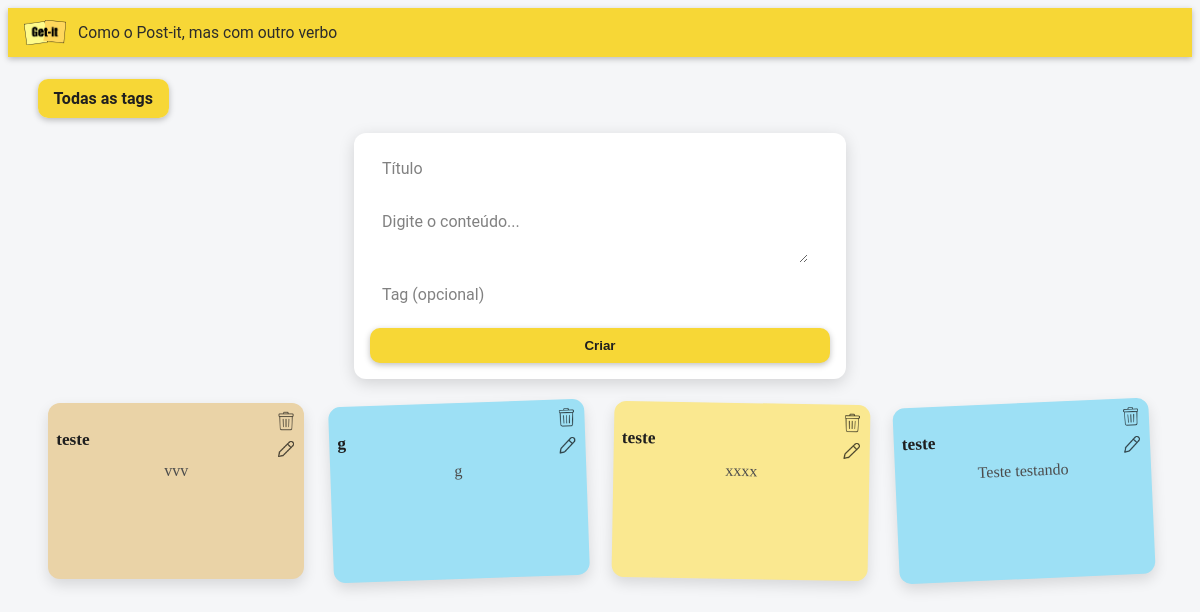
The app's page /, older data.
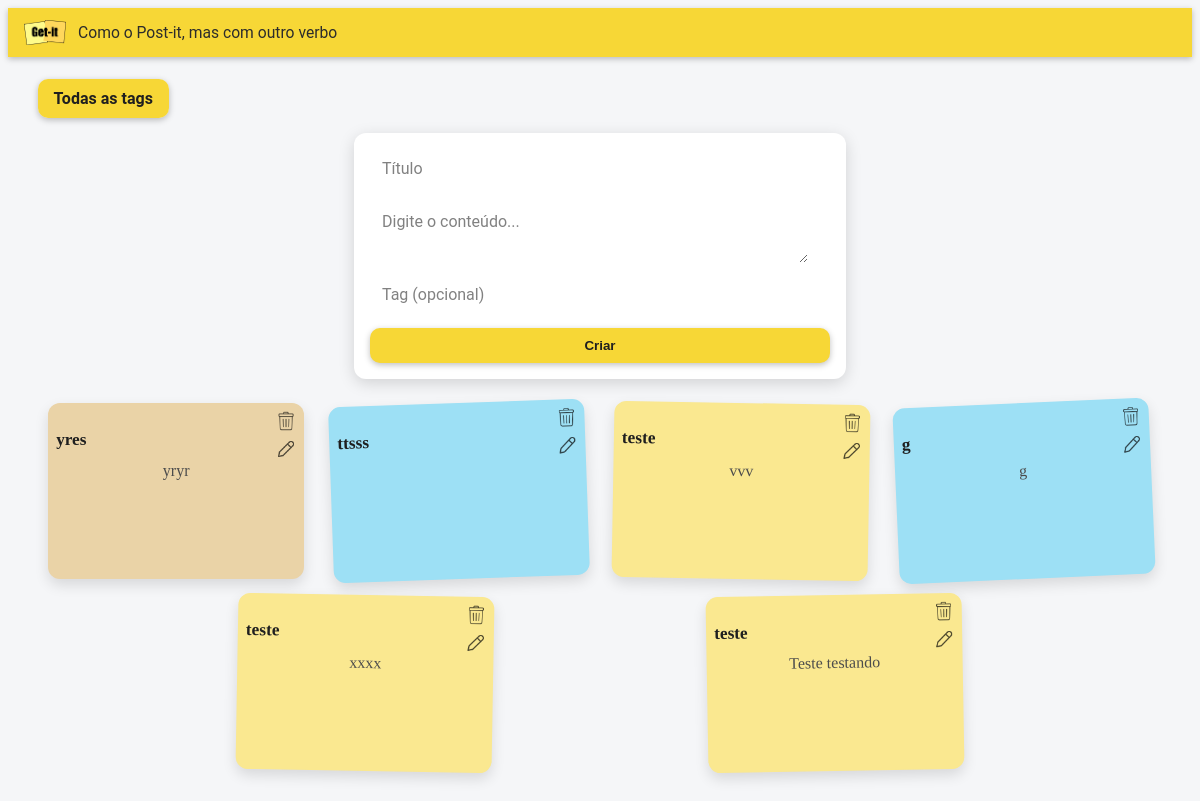
The same page, newer data.
### notes/models.py (models this page shows)
class Note(models.Model):
    title = models.CharField(max_length=200, default="")
    content = models.TextField(null=True, default="")
    tag = models.ForeignKey(Tag, null=True, blank=True, on_delete=models.SET_NULL)

### notes/views.py (the view, shortened to what this page needs)
# urls.py: path('', views.index, name='index'),
def index(request):
    all_notes = Note.objects.all().order_by('-id')
    return render(request, 'notes/index.html', {'notes': all_notes})

### notes/templates/notes/index.html (shortened to what this page needs)
{% extends "notes/base.html" %}
{% load static %}
{% block content %}
<div class="appbar">
  <img src="{% static 'img/logo-getit.png' %}" class="logo" />
  <span class="subtitle">Como o Post-it, mas com outro verbo</span>
</div>
<main class="container">
  <p><a class="btn" href="{% url 'tag_list' %}">Todas as tags</a></p>
  <form class="form-card" method="post" action="/">
    <input
    class="form-card-title"
    type="text"
    name="titulo"
    placeholder="Título"
    />
    <textarea
      class="autoresize"
      name="detalhes"
      placeholder="Digite o conteúdo..."
    ></textarea>
    <input class="form-card-title" type="text" name="tag" placeholder="Tag (opcional)" />
    <button class="btn" type="submit">Criar</button>
  </form>
  <div class="card-container">
  {% for note in notes %}
    <div class="card">
      <a class="icon-delete" title="Excluir" aria-label="Excluir"
        href="{% url 'delete' note.id %}">
        <img src="{% static 'img/lixeira.png' %}" alt="Excluir" />
      </a>
      <a class="icon-edit" title="Editar" aria-label="Editar"
        href="{% url 'edit' note.id %}">
        <img src="{% static 'img/edit.png' %}" alt="Editar" />
      </a>
      <h3 class="card-title">{{note.title}}</h3>
      <div class="card-content"><p>{{note.content}}</p></div>
    </div>
  {% endfor %}
  </div>
</main>
{% endblock %}

Row changes from the older to the newer data that the page shows:
added Note: title "yres", content "yryr"
added Note: title "ttsss"
